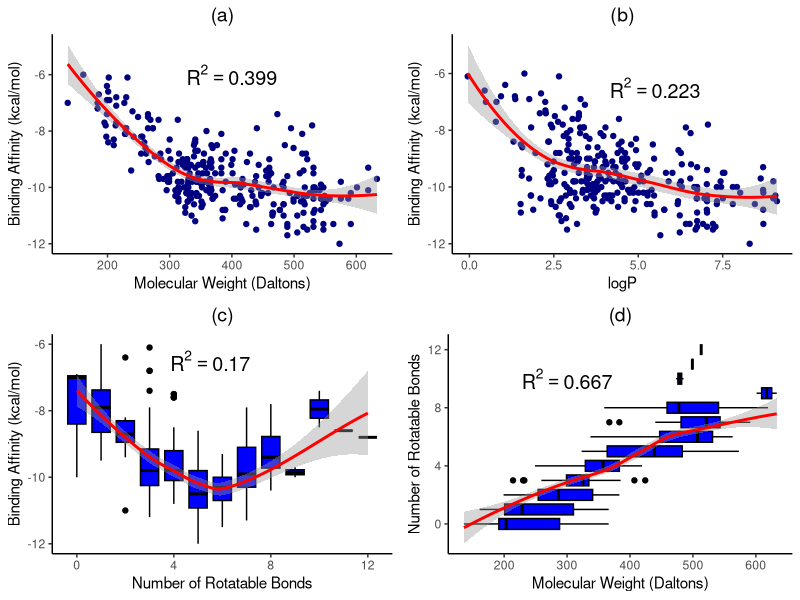
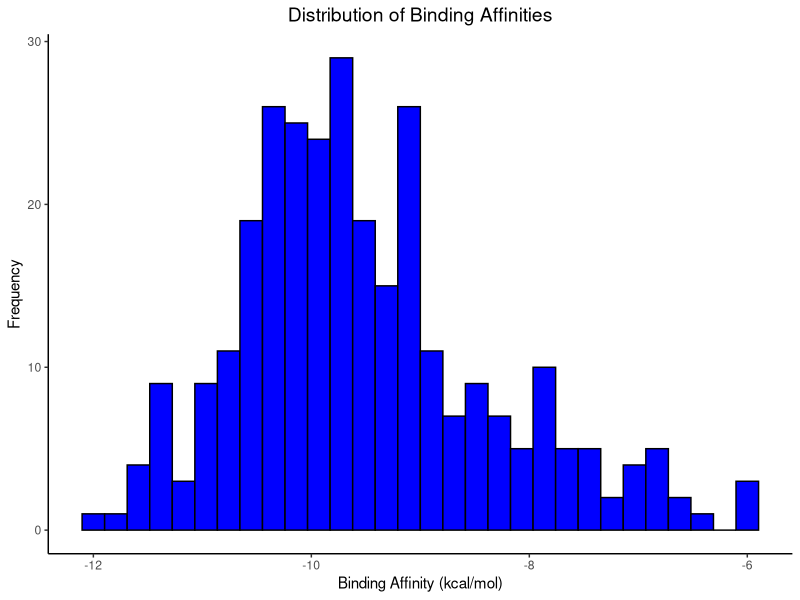

Here is the R script that generated these plots, in order:
#Descriptor Trend Analysis and Lipinski Analysis R Script
#Rac Mukkamala

library(ggplot2)
library(gridExtra)
library(dplyr)
qsar <- read.csv("Benzimidazole_SAR_Library.csv", header=TRUE)
oldPAR <- par()

#--------------Plot Generation-----------------------------------

#creating a theme function
common_theme <- function() {
  theme_classic() + 
  theme(plot.title=element_text(size=14, lineheight=0.8, hjust=0.5))
}

#generating scatterplots for logP, molecular weight, rotatable bonds
molwt <- ggplot(data=qsar, aes(x=MolWt, y=DockScore)) +
          geom_point(color="navy") +
          geom_smooth(method = "loess", color = "red", formula = y~x) +
          annotate(x=400, y=-6, 
            label=paste("R^2 == ", round(cor(qsar$MolWt, qsar$DockScore)^2,3)), 
            geom="text", size=5, parse=TRUE) +
          labs(x="Molecular Weight (Daltons)", y="Binding Affinity (kcal/mol)") +
          ggtitle("(a)") +
          common_theme()

logp <- ggplot(data=qsar, aes(x=logP, y=DockScore)) +
        geom_point(color="navy") +
        geom_smooth(method = "loess", color = "red", formula = y~x) +
        annotate(x=5.5, y=-6.5, 
                 label=paste("R^2 == ", round(cor(qsar$logP, qsar$DockScore)^2,3)), 
                 geom="text", size=5, parse=TRUE) +
        labs(x="logP", y="Binding Affinity (kcal/mol)") +
        ggtitle("(b)") +
        common_theme()

rot <- ggplot(data=qsar, aes(x=NumRotBonds, y=DockScore, group=NumRotBonds)) +
        geom_boxplot(fill="blue", color="black") +
        geom_smooth(method = "loess", color = "red", group=1) +
        annotate(x=5.5, y=-6.5, 
                 label=paste("R^2 == ", round(cor(qsar$NumRotBonds, qsar$DockScore)^2,3)), 
                 geom="text", size=5, parse=TRUE) +
        labs(x="Number of Rotatable Bonds", y="Binding Affinity (kcal/mol)") +
        ggtitle("(c)") +
        common_theme()

trend <- ggplot(data=qsar, aes(x=MolWt, y=NumRotBonds, group=NumRotBonds)) +
          geom_boxplot(fill="blue", color="black") +
          geom_smooth(method = "loess", color = "red", group=1) +
          annotate(x=300, y=10, 
                   label=paste("R^2 == ", round(cor(qsar$MolWt, qsar$NumRotBonds)^2,3)), 
                   geom="text", size=5, parse=TRUE) +
          labs(x="Molecular Weight (Daltons)", y="Number of Rotatable Bonds") +
          ggtitle("(d)") +
          common_theme()

grid.arrange(molwt, logp, rot, trend, ncol = 2)

#generate binding score distribution
ggplot(data=qsar, aes(x=DockScore)) +
        geom_histogram(fill="blue", color="black") +
        labs(x="Binding Affinity (kcal/mol)", y="Frequency") +
        ggtitle("Distribution of Binding Affinities") +
        common_theme()

#--------------------Compilation of Lipinski-Positive Analogs-----------------
lipinski <- qsar %>% 
  filter(
    NumHBD <= 5 &
      NumHBA <= 10 &
      MolWt < 500 &
      logP <= 5
  ) %>%
  select(Series, SMILES, DockScore, 
         MolWt, logP, NumHBD, NumHBA)

write.csv(lipinski, "Lipinski_Cleared.csv", row.names = FALSE)